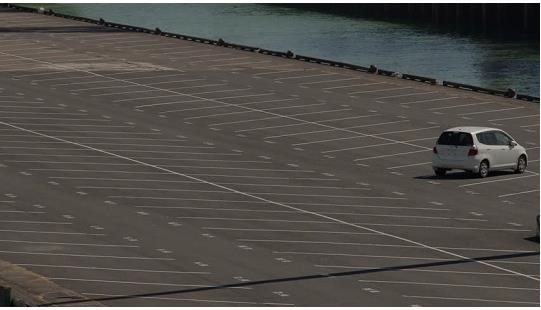
#> input picture assets/parking_lot.jpg, 541 x 310 px, found by its file name
$ python cannyedge.py
#> lines starting #> are read from the running program, lines starting #| are printed output that depends on the picture
import cv2
import numpy as np
import pandas as pd
import matplotlib.pyplot as plt
img=cv2.imread("assets/parking_lot.jpg",cv2.IMREAD_GRAYSCALE)
#> img: shape (310, 541); min 0, max 255, mean 79.2
#cv2.imshow('original',img)
# assert img is not None: "file could not read"
edges=cv2.Canny(img,100,200)
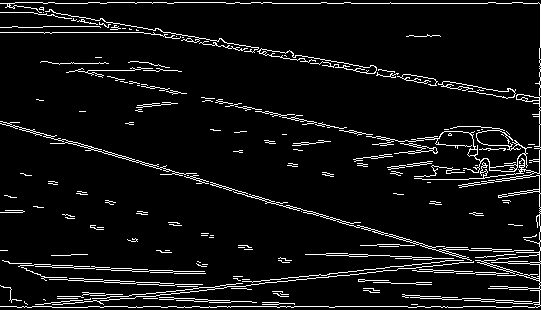
#> edges: shape (310, 541); 6.5% white in thin lines or dots
#print(img.shape)
plt.subplot(121), plt.imshow(img,cmap='gray')
plt.title('orginal image'),plt.xticks([]),plt.yticks([])
plt.subplot(122),plt.imshow(edges,cmap='gray')
plt.title('Edge image'),plt.xticks([]),plt.yticks([])
plt.show()
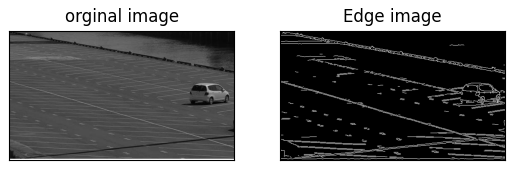
#> figure drawn by matplotlib, 2 panels
